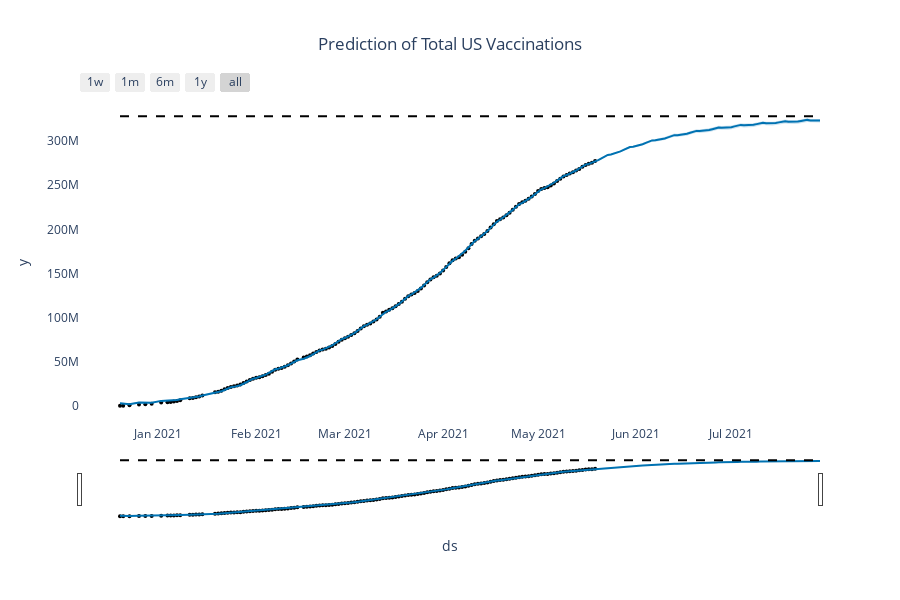

The notebook cell saved with this chart:
### Code cell
total_vacc_pred_fig = plot_plotly(m, forecast_total_vacc)
total_vacc_pred_fig.update_layout({'plot_bgcolor': 'rgba(0, 0, 0, 0)','paper_bgcolor': 'rgba(0, 0, 0, 0)',})
total_vacc_pred_fig.update_layout(title_text='Prediction of Total US Vaccinations', title_x=0.5)
total_vacc_pred_fig.show()

### Figure 1 — Plotly figure (JSON) as saved in the notebook; plotly's stock layout.template omitted (floating-point values rounded to 4 significant figures; data arrays with more than 128 entries replaced by an {"elided": "..."} marker saying what was removed)
{"data": [{"marker": {"color": "black", "size": 4}, "mode": "markers", "name": "Actual", "type": "scatter", "x": {"elided": "137 str values"}, "y": {"elided": "137 int values"}}, {"hoverinfo": "skip", "line": {"width": 0}, "mode": "lines", "type": "scatter", "x": {"elided": "208 str values"}, "y": {"elided": "208 float values"}}, {"fill": "tonexty", "fillcolor": "rgba(0, 114, 178, 0.2)", "line": {"color": "#0072B2", "width": 2}, "mode": "lines", "name": "Predicted", "type": "scatter", "x": {"elided": "208 str values"}, "y": {"elided": "208 float values"}}, {"fill": "tonexty", "fillcolor": "rgba(0, 114, 178, 0.2)", "hoverinfo": "skip", "line": {"width": 0}, "mode": "lines", "type": "scatter", "x": {"elided": "208 str values"}, "y": {"elided": "208 float values"}}, {"line": {"color": "black", "dash": "dash", "width": 2}, "mode": "lines", "name": "Cap", "type": "scatter", "x": {"elided": "208 str values"}, "y": {"elided": "208 int values"}}], "layout": {"height": 600, "paper_bgcolor": "rgba(0, 0, 0, 0)", "plot_bgcolor": "rgba(0, 0, 0, 0)", "showlegend": false, "title": {"text": "Prediction of Total US Vaccinations", "x": 0.5}, "width": 900, "xaxis": {"rangeselector": {"buttons": [{"count": 7, "label": "1w", "step": "day", "stepmode": "backward"}, {"count": 1, "label": "1m", "step": "month", "stepmode": "backward"}, {"count": 6, "label": "6m", "step": "month", "stepmode": "backward"}, {"count": 1, "label": "1y", "step": "year", "stepmode": "backward"}, {"step": "all"}]}, "rangeslider": {"visible": true}, "title": {"text": "ds"}, "type": "date"}, "yaxis": {"title": {"text": "y"}}}}
